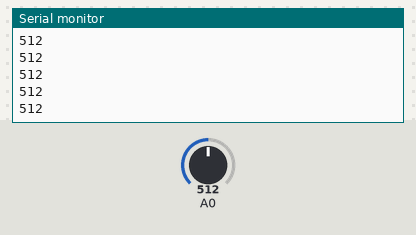
Simulated run of this sketch. Board: Arduino Uno, built with avr-gcc and run on an emulated ATmega328P. Parts: the last lines printed to the serial monitor. Inputs (shaded band) come from the test bench; at power-on: A0 = 512.

Above: at 1.2 s.
1.3 s: A0 set to 716
At 1.9 s:
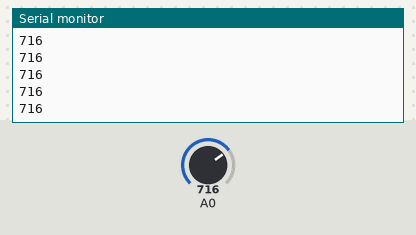
2.8 s: A0 set to 900
At 3.4 s:
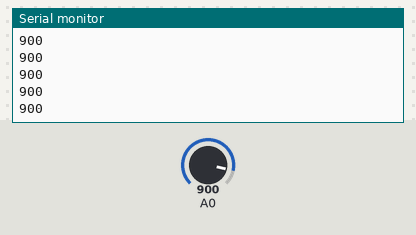
Timing chart, 0 to 5.8 s (numbered marks = the images above; inputs shaded):
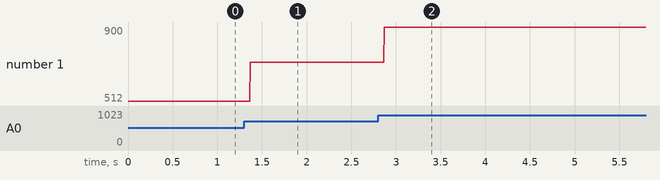

The sketch:

sketch_apr23a.ino
```cpp
void setup() {
Serial.begin(9600);
}

void loop() {
int x = analogRead(0);
Serial.println(x);
}
```

Measured:
- after the input at 1.3 s, the serial monitor: prints a new line after 0.07 s (image 1)
- after the input at 2.8 s, the serial monitor: prints a new line after 0.07 s (image 2)
- plotted number 1: 512 → 716 after the input at 1.3 s, 716 → 900 after the input at 2.8 s
